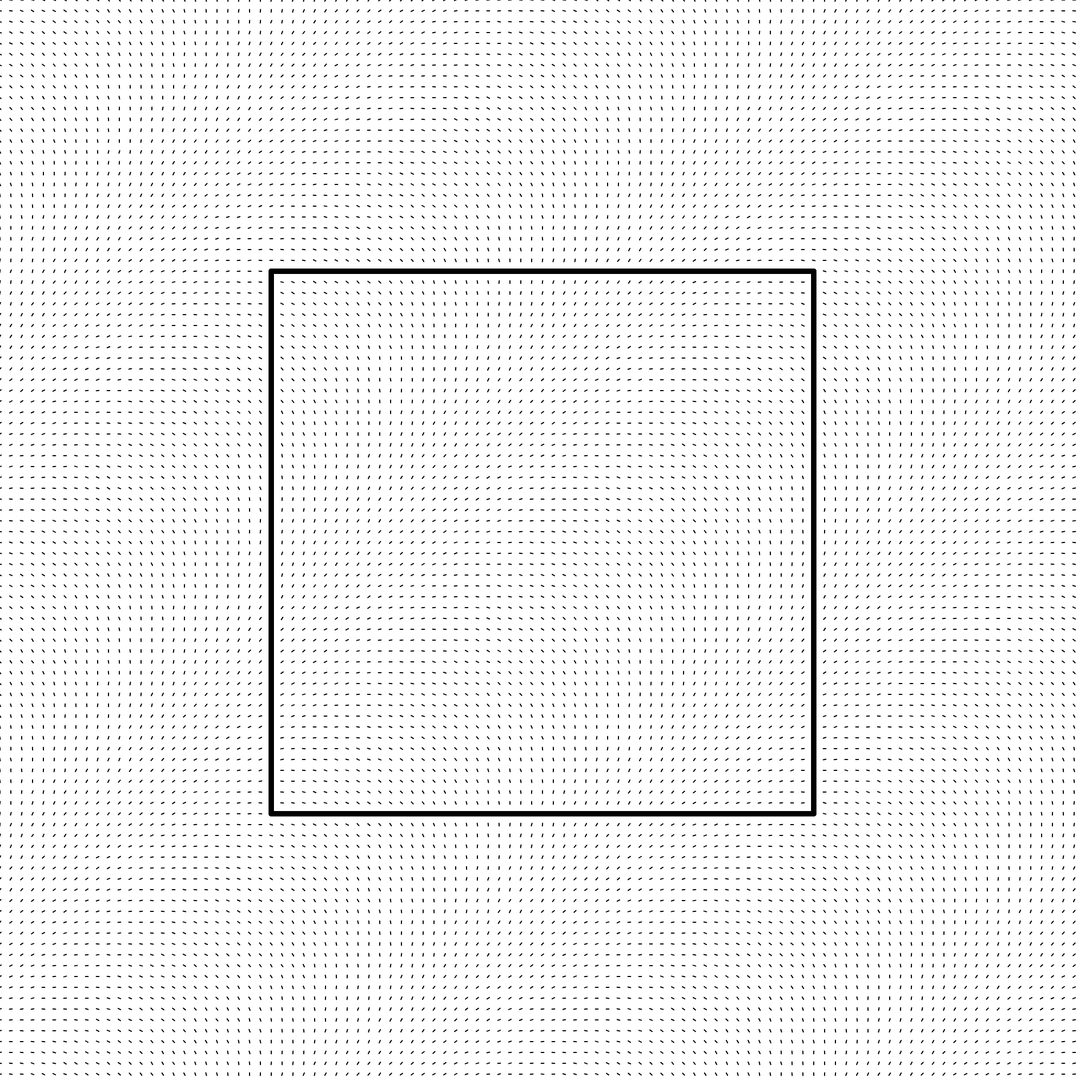
Frame 1 (no input)
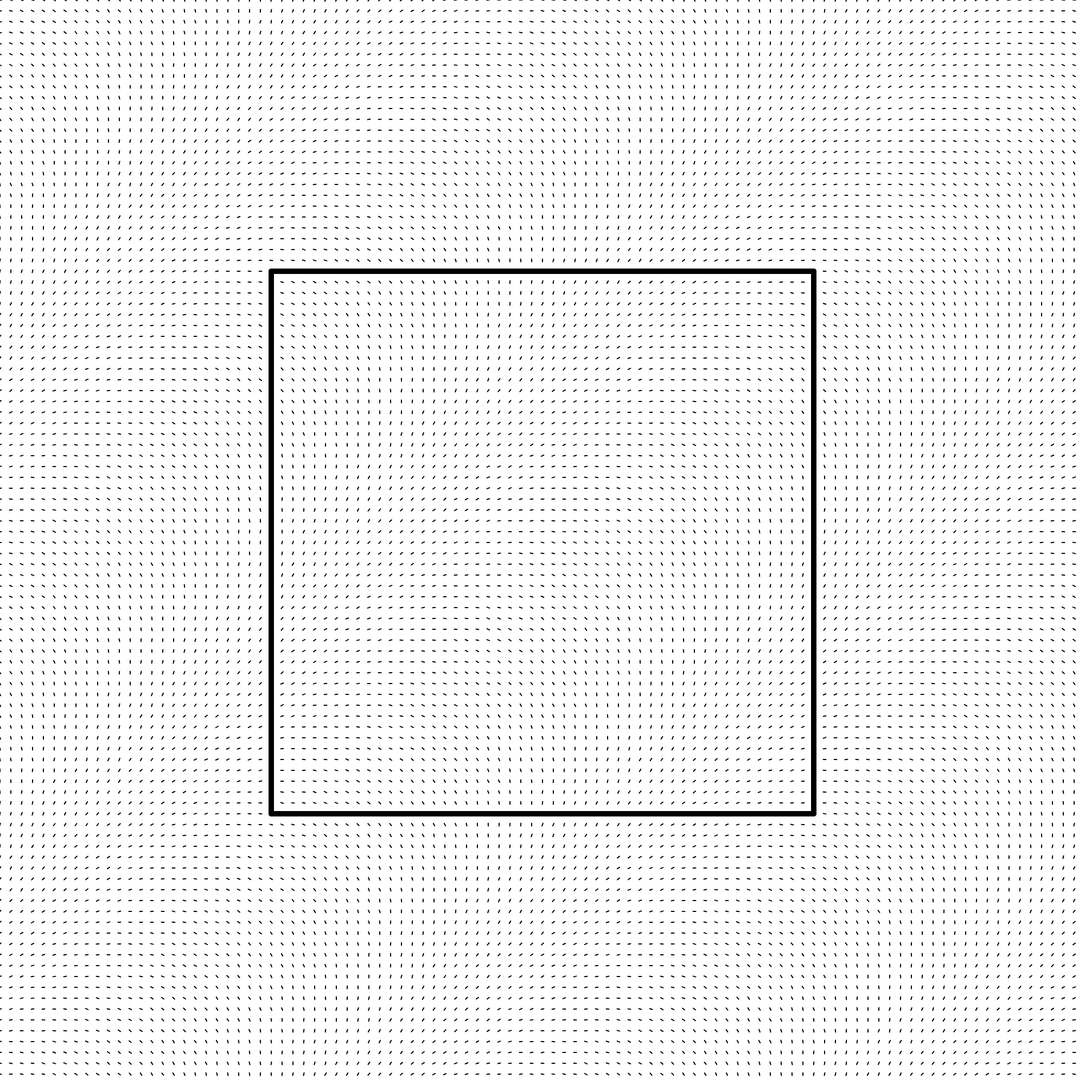
Frame 2 (the mouse pressed at the canvas centre, redrawn once)

The p5.js sketch that drew these frames (run headless with seeded random() and noise() and a simulated clock; the mouse was pressed at the canvas centre and the sketch redrawn once):

// p5.js sketch
// ── sketch.js
function setup() {
  createCanvas(2000, 2000);
  noLoop();
}

function draw() {
  var width = 1000;
  var height = 1000;
  var left_x = int(width * 0.5);
  var right_x = int(width * 1.5);
  var bottom_y = int(height * 0.5);
  var top_y = int(height * 1.5);
  background(255);
  strokeWeight(0.01*width);
  line(left_x, bottom_y, left_x, top_y);
  line(left_x, top_y, right_x, top_y);
  line(right_x, top_y, right_x, bottom_y);
  line(right_x, bottom_y, left_x, bottom_y);

  // grid
  var resolution_x = int(width * 0.02);
  var resolution_y = int(height * 0.02);
  var num_columns = (right_x - left_x) / resolution_x;
  var num_rows = (top_y - bottom_y) / resolution_y;
  
  // arrows
  var arrow_size = 0.25 * resolution_x;
  var default_angle = PI * 0.25;
  strokeWeight(0.002*width);
  
  for (var x=0; x<2*width; x=x+resolution_x) {
    for (var y=0; y<2*height; y=y+resolution_y ) {
      // generate angle
      var angle = (x / width) * PI + (y / height) * PI + 0.1*random()*PI;
      var dx = 0.5 * arrow_size * cos(angle);
      var dy = 0.5 * arrow_size * sin(angle);
      line(x-dx, y-dy, x+dx, y+dy);
    }
  }
}
